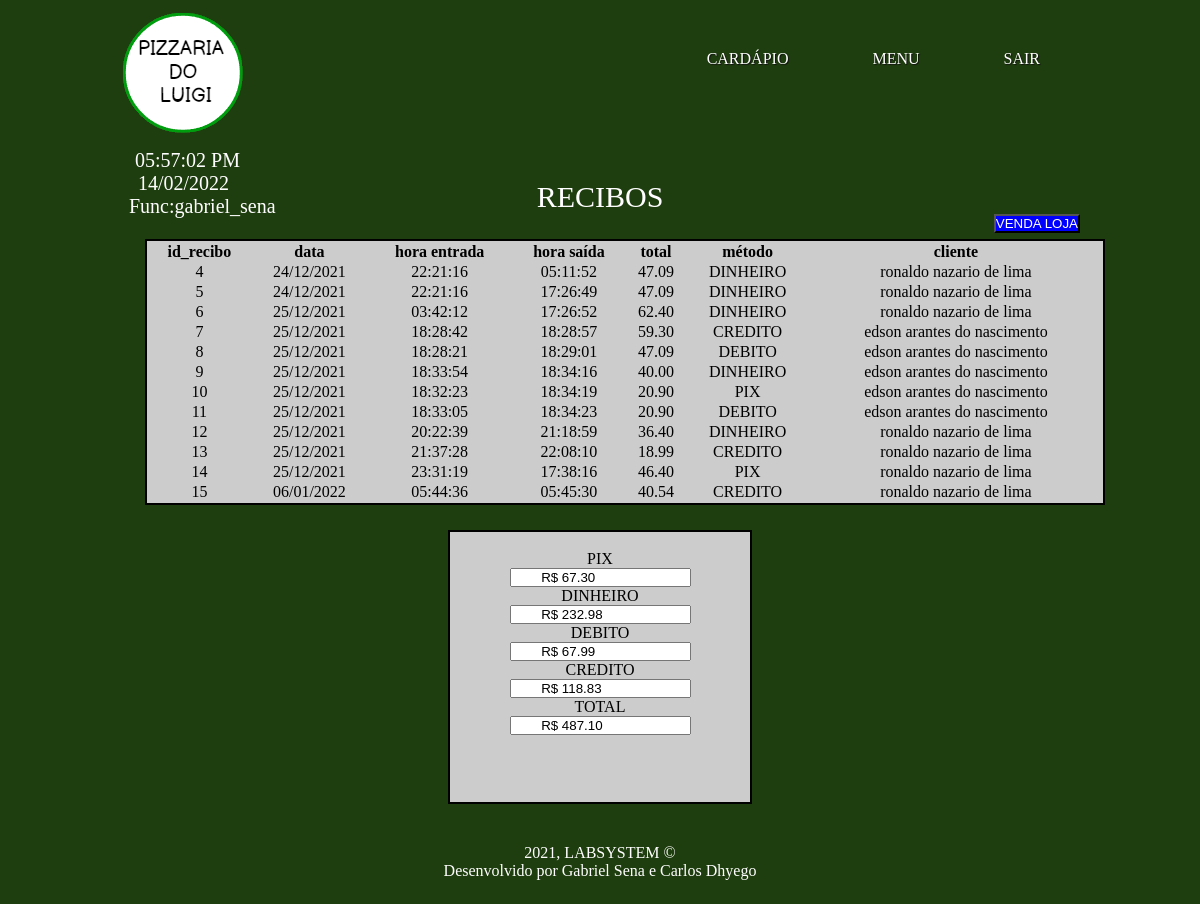
The page /atendente-pc/index.php?pagina=recibo_online (signed in) on the database its author committed.
### tables this page shows
CREATE TABLE `recibo_online` (
  `id_recibo_online` int(11) NOT NULL,
  `id_cliente` int(11) NOT NULL,
  `total` decimal(10,2) NOT NULL,
  `metodo_pagamento` varchar(30) NOT NULL,
  `horario_entrada` timestamp NOT NULL DEFAULT CURRENT_TIMESTAMP,
  `horario_saida` timestamp NOT NULL DEFAULT CURRENT_TIMESTAMP
);

CREATE TABLE `cliente` (
  `id_cliente` int(11) NOT NULL,
  `nome_cliente` varchar(50) NOT NULL,
  `endereco_cliente` varchar(50) NOT NULL,
  `data_cadastro_cliente` date NOT NULL,
  `email_cliente` varchar(233) DEFAULT NULL,
  `senha_cliente` int(11) DEFAULT NULL
);

### atendente-pc/db.php (called while the page is built, shortened)
<?php
$servidor = "localhost";
$usuario = "root";
$senha = "";
$db = "pizza_luigi";
$conexao = mysqli_connect($servidor, $usuario, $senha, $db);
$query_total_online = "SELECT * FROM recibo_online";
$consulta_total_online = mysqli_query($conexao,$query_total_online);

### atendente-pc/views/historico_recibos_online.php (the view, shortened to what this page needs)
<div style="text-align: center;">
	<label style="font-size: 30px;font-family: cursive;color: white;">RECIBOS</label>
</div>
<a href="?pagina=faturamento_historico" style="float: right;">
		<input type="button" name="botao" value="VENDA LOJA" style="background-color: blue;color: white">
	</a>
<div>
<table id="tabela_pizza" style="border: 2px solid black; width: 100%;background-color: #ccc;text-align: center">
	<thead>
	<tr>
		<th>id_recibo</th>
		<th>data</th>
		<th>hora entrada</th>
		<th>hora saída</th>
		<th>total</th>
		<th>método</th>
		<th>cliente</th>
	</tr>
	</thead>
	<tbody>
	<?php
			include 'db.php';
			while($linha = mysqli_fetch_array($consulta_total_online)){
				echo '<tr><td >'.$linha['id_recibo_online'].'</td>';
				$var = $linha['horario_entrada'];
				echo '<td>'.date('d/m/Y', strtotime($var)).'</td>';
				echo '<td>'.date('H:i:s', strtotime($var)).'</td>';
				$var = $linha['horario_saida'];
				echo '<td>'.date('H:i:s', strtotime($var)).'</td>';
				echo '<td>'.$linha['total'].'</td>';
				echo '<td>'.$linha['metodo_pagamento'].'</td>';
				$cliente = $linha['id_cliente'];
				$query = "SELECT nome_cliente from cliente where id_cliente = $cliente";
				$consulta = mysqli_query($conexao,$query);
				$nome = mysqli_fetch_array($consulta);
				echo '<td>'.$nome['nome_cliente'].'</td></tr>';
			}
				mysqli_data_seek($consulta_total_online, 0);
	?>
	</tbody>
</table>
<div id="containermenu" style="text-align: center;background-color: #ccc;height: 270px">
	<br>
	<label style="">PIX</label><br>
	<input type="text" name="total" readonly="true" value="
	<?php $total_pix = '0.00';
	while($linha = mysqli_fetch_array($consulta_total_online)){
		if($linha['metodo_pagamento'] == 'PIX') {
			$total_pix += $linha['total'];
		}
	}
	mysqli_data_seek($consulta_total_online, 0);
	echo 'R$ '.number_format((float)$total_pix, 2, '.', '');
	?>
"><br>
	<label style="">DINHEIRO</label><br>
	<input type="text" name="total" readonly="true" value="
	<?php $total_dinheiro = '0.00'; $total_cartao_debito = '0.0'; $total_cartao_credito = '0.0';
	while($linha = mysqli_fetch_array($consulta_total_online)){
		if($linha['metodo_pagamento'] == 'DINHEIRO') {
			$total_dinheiro += $linha['total'];
		}
	}
	mysqli_data_seek($consulta_total_online, 0);
	echo 'R$ '.number_format((float)$total_dinheiro, 2, '.', '');
	?>
"><br>
<label style="">DEBITO</label><br>
	<input type="text" name="total" readonly="true" value="
	<?php $total_cartao_debito = '0.00';
	while($linha = mysqli_fetch_array($consulta_total_online)){
		if($linha['metodo_pagamento'] == 'DEBITO') {
			$total_cartao_debito += $linha['total'];
		}
	}
	mysqli_data_seek($consulta_total_online, 0);
	echo 'R$ '.number_format((float)$total_cartao_debito, 2, '.', '');
	?>
"><br>
<label style="">CREDITO</label><br>
	<input type="text" name="total" readonly="true" value="
	<?php $total_cartao_credito = '0.00';
	while($linha = mysqli_fetch_array($consulta_total_online)){
		if($linha['metodo_pagamento'] == 'CREDITO') {
			$total_cartao_credito += $linha['total'];
		}
	}
	echo 'R$ '.number_format((float)$total_cartao_credito, 2, '.', '');
	?>
"><br>
<label style="">TOTAL</label><br>
	<input type="text" name="total" readonly="true" value="
	<?php $s = $total_dinheiro + $total_pix + $total_cartao_credito + $total_cartao_debito;
	echo 'R$ '.number_format((float)$s, 2, '.', '');
	?>
">
</div>
</div>

### atendente-pc/css/novo_estilo.css (style rules this page uses)
* { margin: 0;padding: 0 }
body { height: 100px; font-family: cursive; font-size: 16px }
#tabela_pizza { margin: 25px; }
#containermenu { margin: 0 auto; width: 300px; height: 150px; border: solid 2px black; }

### rows shown on the page
recibo_online: id_recibo_online "4", horario_entrada "24/12/2021", horario_entrada "22:21:16", horario_saida "05:11:52", total "47.09", metodo_pagamento "DINHEIRO", id_cliente.nome_cliente "ronaldo nazario de lima"
recibo_online: id_recibo_online "5", horario_entrada "24/12/2021", horario_entrada "22:21:16", horario_saida "17:26:49", total "47.09", metodo_pagamento "DINHEIRO", id_cliente.nome_cliente "ronaldo nazario de lima"
recibo_online: id_recibo_online "6", horario_entrada "25/12/2021", horario_entrada "03:42:12", horario_saida "17:26:52", total "62.40", metodo_pagamento "DINHEIRO", id_cliente.nome_cliente "ronaldo nazario de lima"
recibo_online: id_recibo_online "7", horario_entrada "25/12/2021", horario_entrada "18:28:42", horario_saida "18:28:57", total "59.30", metodo_pagamento "CREDITO", id_cliente.nome_cliente "edson arantes do nascimento"
recibo_online: id_recibo_online "8", horario_entrada "25/12/2021", horario_entrada "18:28:21", horario_saida "18:29:01", total "47.09", metodo_pagamento "DEBITO", id_cliente.nome_cliente "edson arantes do nascimento"
recibo_online: id_recibo_online "9", horario_entrada "25/12/2021", horario_entrada "18:33:54", horario_saida "18:34:16", total "40.00", metodo_pagamento "DINHEIRO", id_cliente.nome_cliente "edson arantes do nascimento"
recibo_online: id_recibo_online "10", horario_entrada "25/12/2021", horario_entrada "18:32:23", horario_saida "18:34:19", total "20.90", metodo_pagamento "PIX", id_cliente.nome_cliente "edson arantes do nascimento"
recibo_online: id_recibo_online "11", horario_entrada "25/12/2021", horario_entrada "18:33:05", horario_saida "18:34:23", total "20.90", metodo_pagamento "DEBITO", id_cliente.nome_cliente "edson arantes do nascimento"
recibo_online: id_recibo_online "12", horario_entrada "25/12/2021", horario_entrada "20:22:39", horario_saida "21:18:59", total "36.40", metodo_pagamento "DINHEIRO", id_cliente.nome_cliente "ronaldo nazario de lima"
recibo_online: id_recibo_online "13", horario_entrada "25/12/2021", horario_entrada "21:37:28", horario_saida "22:08:10", total "18.99", metodo_pagamento "CREDITO", id_cliente.nome_cliente "ronaldo nazario de lima"
recibo_online: id_recibo_online "14", horario_entrada "25/12/2021", horario_entrada "23:31:19", horario_saida "17:38:16", total "46.40", metodo_pagamento "PIX", id_cliente.nome_cliente "ronaldo nazario de lima"
recibo_online: id_recibo_online "15", horario_entrada "06/01/2022", horario_entrada "05:44:36", horario_saida "05:45:30", total "40.54", metodo_pagamento "CREDITO", id_cliente.nome_cliente "ronaldo nazario de lima"

### other values the page prints
$_SESSION['usuario'] "gabriel_sena"
